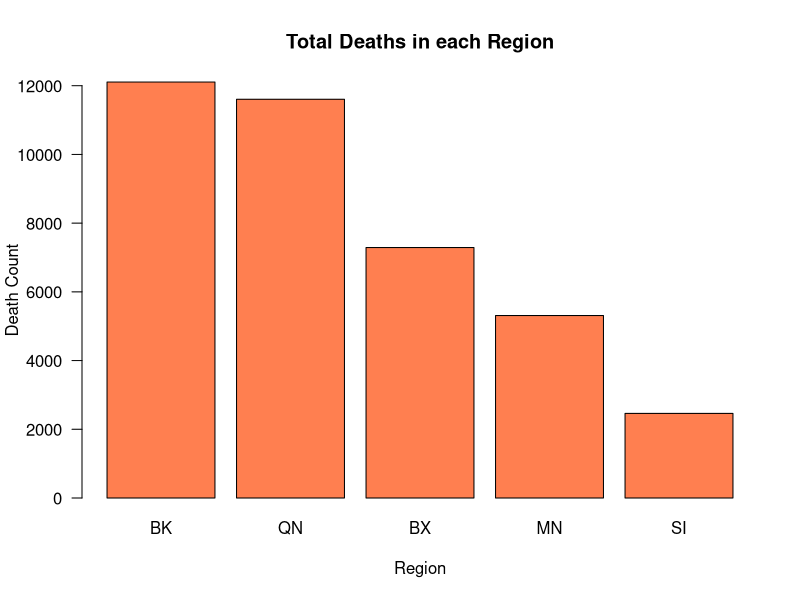
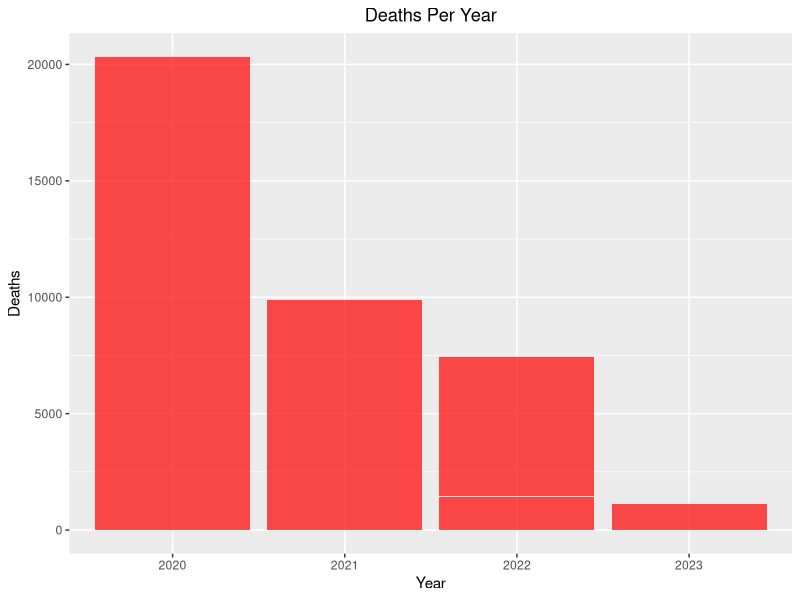
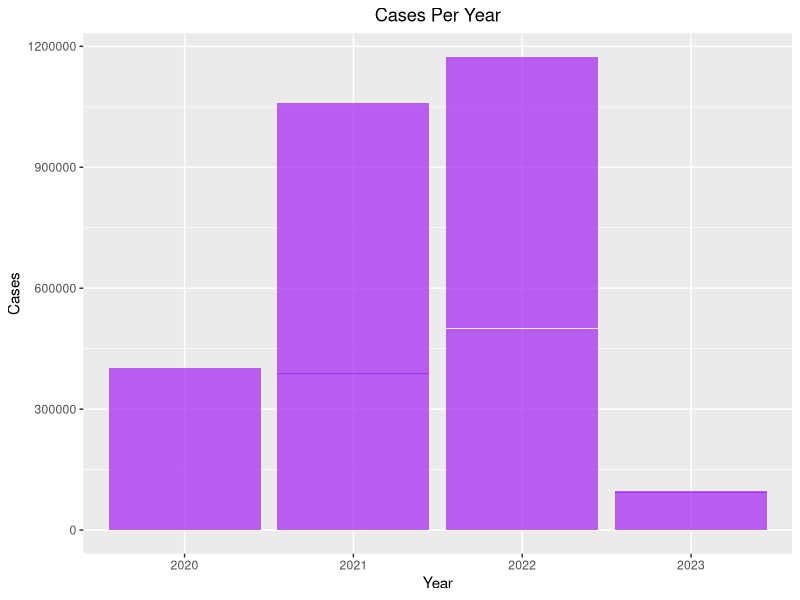
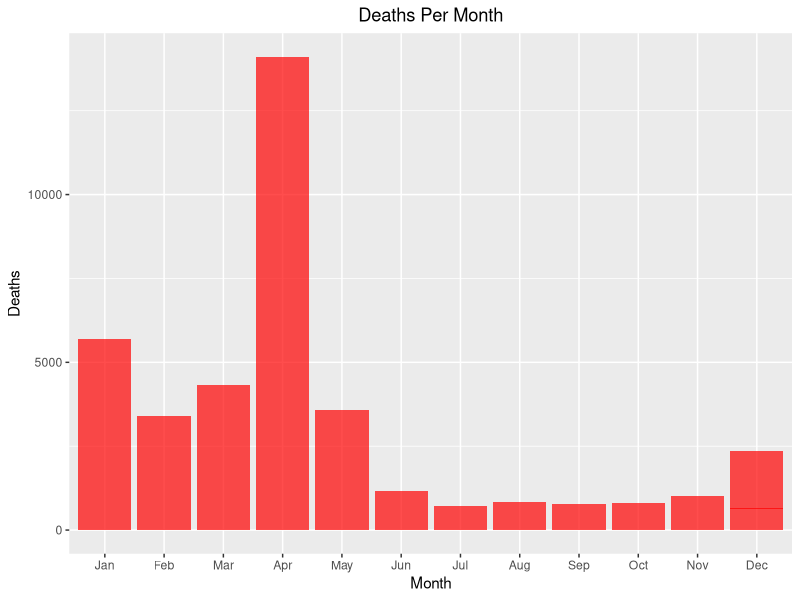
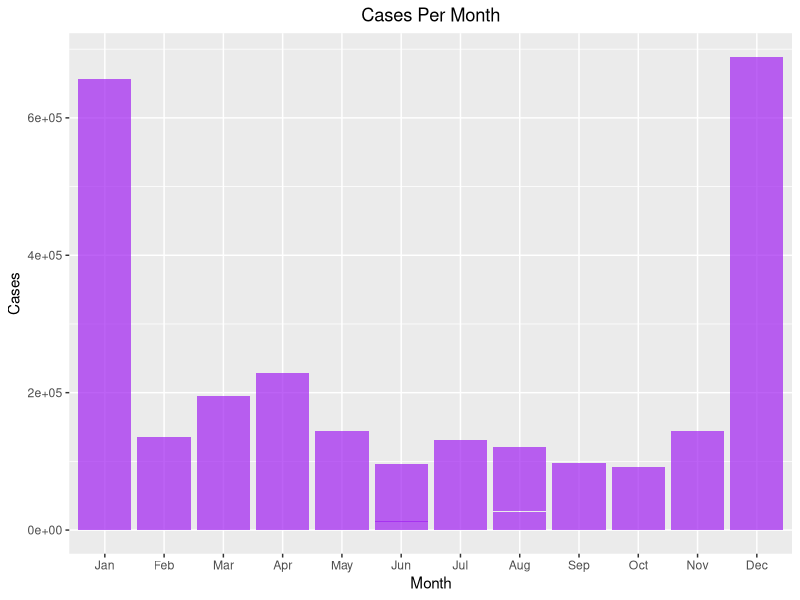
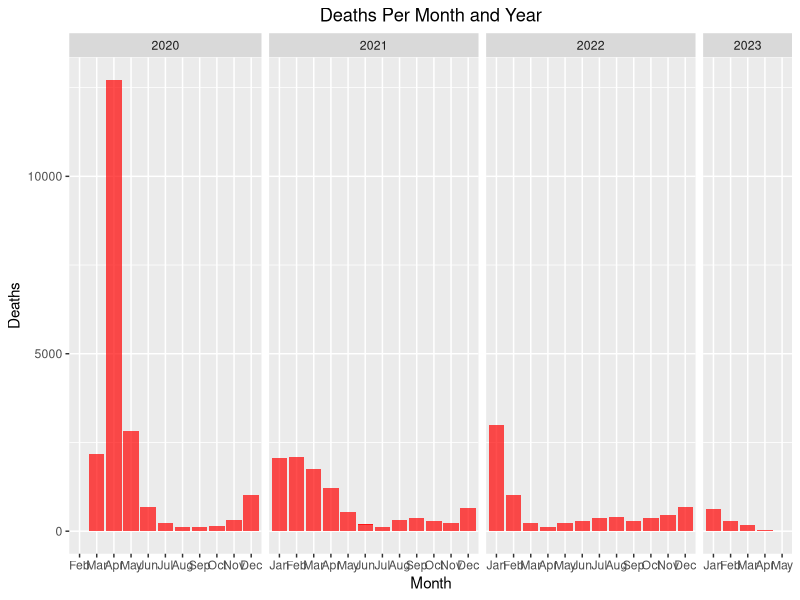
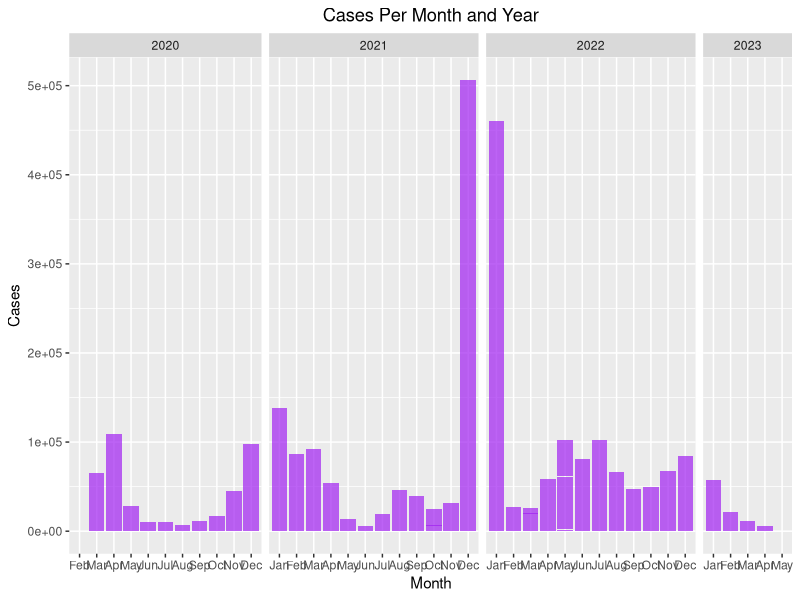
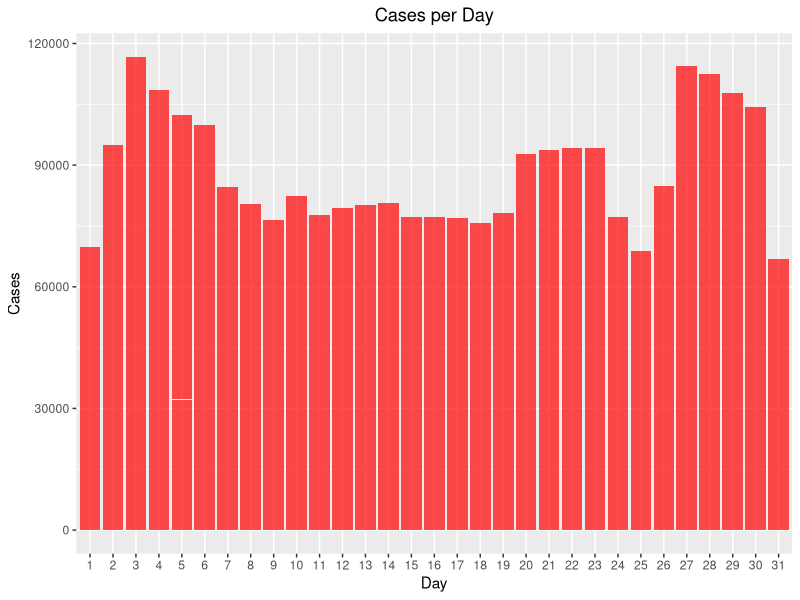

Generate these figures, in order, with R:
## ---- chunk 1
knitr::opts_chunk$set(echo = TRUE)
## ---- chunk 2
library(readr)
library(tidyverse)
## ---- chunk 3
Data <- read.csv("COVID.csv")

head(Data)
dim(Data) # 1158 observations and 67 variables
str(Data) # All integer variables with data being the only character variable 

missing_values <- colSums(is.na(Data))
missing_values #no missing values 


Data$date_of_interest <- lubridate::mdy(Data$date_of_interest)


summary(Data)
Final <- Data %>%
  select(-contains("7DAY_AVG"))

Final2 <- Final %>%
  mutate(
    Year = year(date_of_interest),
    Month = month(date_of_interest, label = TRUE),
    Day = day(date_of_interest)
  )

Final2 %>% summarise(TotalDeaths = sum(DEATH_COUNT), TotalCases = sum(CASE_COUNT))

New <- Final2 %>% 
  mutate(
    weekdays = wday(date_of_interest, label = TRUE)
  ) %>% 
  group_by(weekdays) 
## ---- chunk 4
# sum of death count in by region
RegionsTotalDeaths <- Final %>% 
  summarize(SI_DEATH = sum(SI_DEATH_COUNT),
            QN_DEATH =sum(QN_DEATH_COUNT),
            MN_DEATH = sum(MN_DEATH_COUNT),
            BK_DEATH = sum(BK_DEATH_COUNT),
            BX_DEATH = sum(BX_DEATH_COUNT))
RegionsTotalDeaths

# bar graph displaying death count in by region
barplot(c(RegionsTotalDeaths$BK_DEATH,
           RegionsTotalDeaths$QN_DEATH,
           RegionsTotalDeaths$BX_DEATH,
           RegionsTotalDeaths$MN_DEATH,
           RegionsTotalDeaths$SI_DEATH), 
        main = "Total Deaths in each Region", 
        xlab = "Region",
        ylim = c(0, max(RegionsTotalDeaths) + 1),
        ylab = "Death Count",
        names.arg = c("BK", "QN", "BX", "MN", "SI"),
        col = "coral",
        las = 1)


CasesTotal <- Final2 %>% group_by (Month, Year) %>% summarize(TotalCases = sum(CASE_COUNT)) %>% 
  group_by(Year) %>% 
  slice(which.max(TotalCases))
                                                         
DeathsTotal <- Final2 %>% group_by (Month, Year) %>% summarize(TotalDeaths = sum(DEATH_COUNT))  %>% 
  group_by(Year) %>% 
  slice(which.max(TotalDeaths))  
## ---- chunk 5
ggplot(Final2, aes(x = factor(Year), y=DEATH_COUNT)) +
  geom_bar(stat = "identity", fill = "red", alpha = 0.7) +
  labs(title = "Deaths Per Year",
       x = "Year",
       y = "Deaths") + 
  theme(plot.title = element_text(hjust = 0.5))

ggplot(Final2, aes(x = factor(Year), y=CASE_COUNT)) +
  geom_bar(stat = "identity", fill = "purple", alpha = 0.7) +
  labs(title = "Cases Per Year",
       x = "Year",
       y = "Cases") + 
  theme(plot.title = element_text(hjust = 0.5))
## ---- chunk 6
ggplot(Final2, aes(x = factor(Month), y=DEATH_COUNT)) +
  geom_bar(stat = "identity", fill = "red", alpha = 0.7) +
  labs(title = "Deaths Per Month",
       x = "Month",
       y = "Deaths")+ 
  theme(plot.title = element_text(hjust = 0.5))

ggplot(Final2, aes(x = factor(Month), y=CASE_COUNT)) +
  geom_bar(stat = "identity", fill = "purple", alpha = 0.7) +
  labs(title = "Cases Per Month",
       x = "Month",
       y = "Cases")+ 
  theme(plot.title = element_text(hjust = 0.5))
## ---- chunk 7
# Cases per year 
ggplot(Final2, aes(x = factor(Month), y = DEATH_COUNT)) +
  geom_bar(stat = "identity", fill = "red", alpha = 0.7) +
  labs(title = "Deaths Per Month and Year",
       x = "Month",
       y = "Deaths") +
  facet_grid(~Year, scales = "free_x", space = "free_x") + 
  theme(plot.title = element_text(hjust = 0.5))

ggplot(Final2, aes(x = factor(Month), y = CASE_COUNT)) +
  geom_bar(stat = "identity", fill = "purple", alpha = 0.7) +
  labs(title = "Cases Per Month and Year",
       x = "Month",
       y = "Cases") +
  facet_grid(~Year, scales = "free_x", space = "free_x") + 
  theme(plot.title = element_text(hjust = 0.5))
## ---- chunk 8
ggplot(Final2, aes(x = factor(Day), y = CASE_COUNT)) +
  geom_bar(stat = "identity", fill = "red", alpha = 0.7) +
  labs(title = "Cases per Day",
       x = "Day",
       y = "Cases") +
  theme(plot.title = element_text(hjust = 0.5))

ggplot(Final2, aes(x = factor(Day), y = DEATH_COUNT)) +
  geom_bar(stat = "identity", fill = "red", alpha = 0.7) +
  labs(title = "Deaths Per Day",
       x = "Day",
       y = "Deaths") +
  theme(plot.title = element_text(hjust = 0.5))
## ---- chunk 9
ggplot(New, aes(x=factor(weekdays), y = DEATH_COUNT)) +
  geom_bar(stat = "identity", fill = "red", alpha = 0.7) +
  labs(title = "Deaths Per Day",
       x = "Weekday",
       y = "Deaths") +
  theme(plot.title = element_text(hjust = 0.5))

ggplot(New, aes(x=factor(weekdays), y = CASE_COUNT)) +
  geom_bar(stat = "identity", fill = "purple", alpha = 0.7) +
  labs(title = "Cases Per Day",
       x = "Weekday",
       y = "Cases") +
  theme(plot.title = element_text(hjust = 0.5))
## ---- chunk 10
Final2$Year <- factor(Final2$Year, levels = c(2020, 2021, 2022, 2023))



ggplot(Final2, aes(x = factor(Year), y=mean(DEATH_COUNT))) +
  geom_bar(stat = "identity", fill = "orange", alpha = 0.7) +
  labs(title = "Average Deaths Per Year",
       x = "Year",
       y = "Deaths")      

ggplot(Final2, aes(x = factor(Year), y=mean(CASE_COUNT))) +
  geom_bar(stat = "identity", fill = "orange", alpha = 0.7) +
  labs(title = "Average Cases Per Year",
       x = "Year",
       y = "Cases")    
## ---- chunk 11
Deaths_and_cases_each_month <- Final2 %>% group_by (Year,Month) %>% summarize(Avg_Deaths = mean(DEATH_COUNT),Avg_Cases = mean(CASE_COUNT), .groups = 'drop')

ggplot(Deaths_and_cases_each_month, aes(x = factor(Month), y=Avg_Deaths)) +
  geom_bar(stat = "identity", fill = "purple", alpha = 0.8) +
  labs(title = "Average Deaths Per Month for each year",
       x = "Month",
       y = "Deaths") +
  facet_wrap(~Year) 
                                              ggplot(Deaths_and_cases_each_month, aes(x = factor(Month), y=Avg_Cases)) +
  geom_bar(stat = "identity", fill = "purple", alpha = 0.8) +
  labs(title = "Average Cases Per Month for each year",
       x = "Month",
       y = "Cases") +
  facet_wrap(~Year) 
## ---- chunk 12
Data1=Data[order(-Data$CASE_COUNT),]
max(Data1$CASE_COUNT)
Data1=Data[!duplicated(Data$date_of_interest),]
